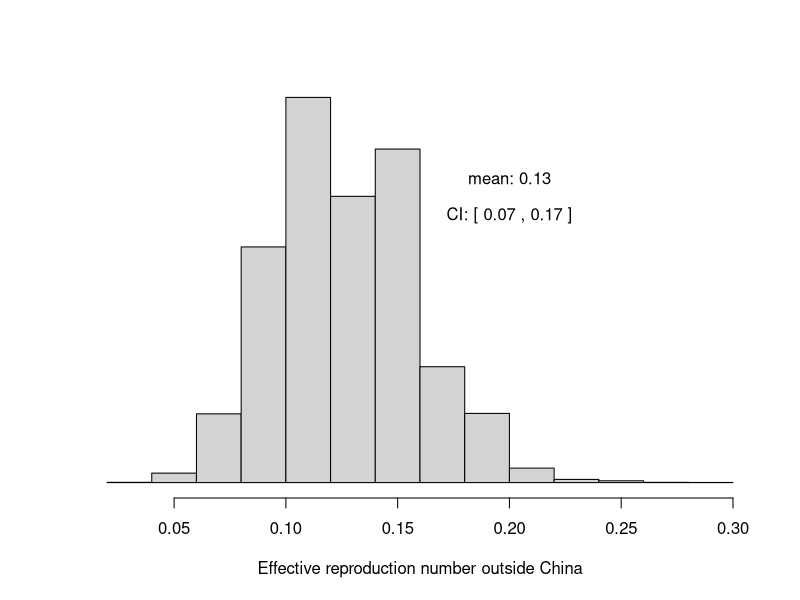
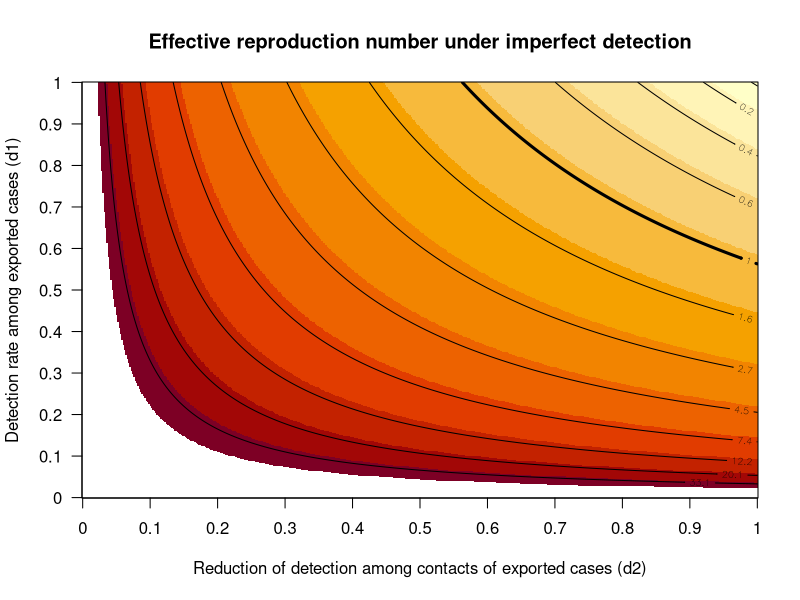

The R source for these figures, in order:
## ---- chunk 1
knitr::opts_chunk$set(echo = FALSE, cache=TRUE)
## ---- chunk 2
obs <- c(rep(1,151),rep(0,19))

Reff <- c()
for(i in 1:9999){
  s <-sample(obs,replace=TRUE)
  Reff[i] <- length(s)/sum(s)-1
}

hist(Reff, xlab='Effective reproduction number outside China', main='', ylab='', axes=FALSE)
text(0.2, 2000, paste('mean:', round(mean(Reff),2)))
text(0.2, 1750, paste('CI: [', round( quantile(Reff, 0.025),2),',',round(quantile(Reff, 0.925),2),']'))
axis(1)
## ---- chunk 3
g <- function(Reff, d1=1, d2=1){
  X <- 170
  Y <- 151
  U1 <- X*(1-d1)/d1 
  U2 <- Y*(1-d1*d2)
  U3 <- U1*(1/(Reff+1))
  g <- (X+U1)/(Y-U2+U3) - 1 - Reff
  return(g)
}
## ---- chunk 4
print(solution <- uniroot(g, c(0.0001,500), d1=1, d2=1))
## ---- chunk 5
get.root <- function(d1, d2){
  out <- tryCatch(uniroot(g, c(0.0001,50), d1, d2)$root, error=function(x) 0)
  return(out)
}

d1 <- seq(0.0, 1, length=500)
d2 <- seq(0.0, 1, length=500)

R <- array(dim=c(length(d2), length(d1)))
for(i in 1:length(d1)){
  for(j in 1:length(d2)){
    R[j,i] <- get.root(d1[i],d2[j])
  }
}
## ---- chunk 6
image(log(R), ylab='Detection rate among exported cases (d1)',
      xlab='Reduction of detection among contacts of exported cases (d2)',
      main='Effective reproduction number under imperfect detection',
      axes=FALSE)
axis(2, at=seq(0,1, length=11), labels=seq(0.0, 1, length=11), las=2)
axis(1, at=seq(0,1, length=11), labels=seq(0.0, 1, length=11), las=1)
box()
lev <- c(-2.5, -2, -1.5, -1, -0.5, 0.5, 1, 1.5, 2, 2.5, 3, 3.5)
contour(log(R), levels=lev, labels=round(exp(lev),1), add = TRUE, drawlabels = TRUE)
contour(log(R), levels=0, labels = 1, add = TRUE, drawlabels = TRUE, lwd=3)
